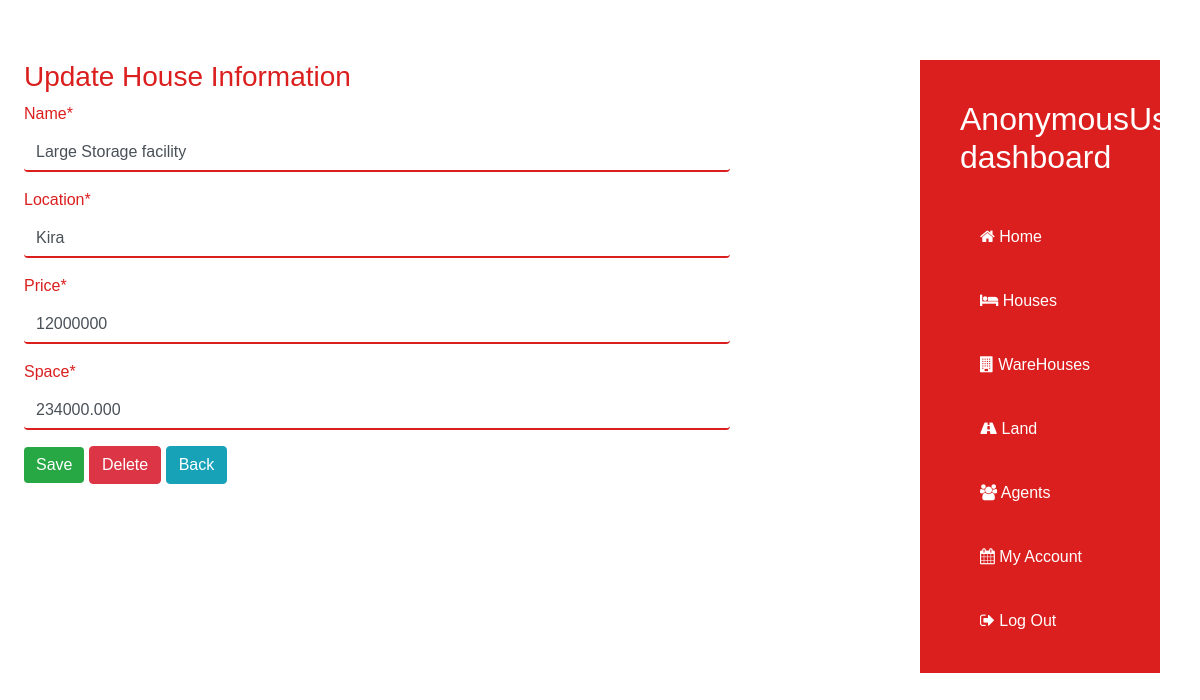
/update_warehouse/2/, run on the app's committed database.
### properties/models.py (models this page shows, shortened)
class WareHouse(models.Model):
    name=models.CharField(max_length=40)
    location=models.CharField(max_length=25)
    price=models.IntegerField()
    space=models.DecimalField(max_digits=11,decimal_places=3)
    agent=models.ForeignKey(User,on_delete=models.CASCADE)
    uploaded=models.DateTimeField(auto_now_add=True)

### properties/views.py (the view)
# urls.py: path('update_warehouse/<pk>/',views.WareHouseUpdateView.as_view(),
class WareHouseUpdateView(UpdateView):
    model=WareHouse
    template_name='properties/warehouseupdate.html'
    success_url='/warehouses/'
    fields=['name','location','price','space']

### properties/templates/properties/warehouseupdate.html (shortened to what this page needs)
{% extends 'properties/dashboard.html' %}
{% load crispy_forms_tags %}
{% block content %}
<div class="dash-form">
    <h3>Update House Information</h3>
    <form action="" method="post">
        {{ form |crispy}}
        <input type="submit" value="Save" class="btn btn-success">
        <a href="/delete_warehouse/{{warehouse.id}}" class="btn btn-danger">Delete</a>
        <a href="{% url 'properties:warehouses' %}" class="btn btn-info">Back</a>
    </form>
</div>
{% endblock content %}

### properties/static/properties/css/main.css (style rules this page uses)
:root { --primarycolor: rgb(219, 30, 30); --black: black; --blackish: rgba(0, 0, 0, 0.404); --white: white; --whitish: rgba(255, 255, 255, 0.671); --dunno:rgb(250, 246, 240); }
html { scroll-behavior: smooth; overflow-x: hidden; }
body { background-color: ; }
* { padding: 0; margin: 0; box-sizing: border-box; font-family: "Poppins", sans-serif; }
a { text-decoration: none; }
input[type="submit"] { border: none; }
.dash-form { width: 60%; color: var(--primarycolor); }
.dash-form input[type='text'] { border: none; border-bottom: 2px solid var(--primarycolor); outline: none; }
.dash-form input[type='number'] { border: none; border-bottom: 2px solid var(--primarycolor); outline: none; }

### data on the page
WareHouse: name "Large Storage facility", location "Kira", price "12000000", space "234000.000"

### other printed values
{{ user }} "AnonymousUser"
